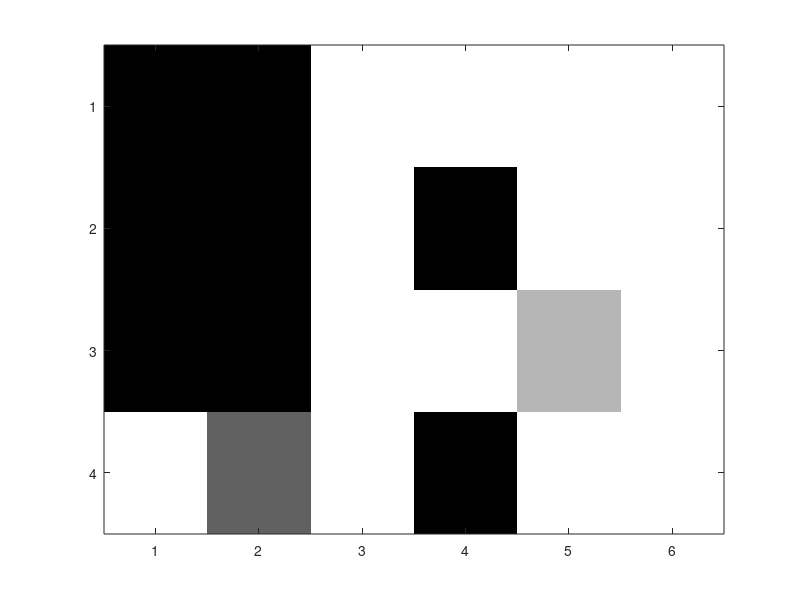

Here is the MATLAB script that generated this plot:
     %imshow() zeros() uintk() FONKSİYONLARINI GÖRDÜK.
%images are represented as arrays in MATLAB
%Create a 4x6 array to represent a gray level image:
I=zeros(4,6);
disp(I);
I=[0 0 100 120 200 250;
    0 0 150 0 250 100;
    0 0 122 64 45 198;
    255 24 87 0 211 90
    ];
%resimdeki gri seviye değeri en fazla 255 olduğu için 2^k>=255 k=8 bit
%olyor bu yüzden yarattığımızı resim yapmak için uint8 formatına
%getiriyoruz.
I=uint8(I);
figure;%bununla yeni bir çerçeve açtık
imshow(I);%resmi gösterdik
image(I);
colormap(gray(256));